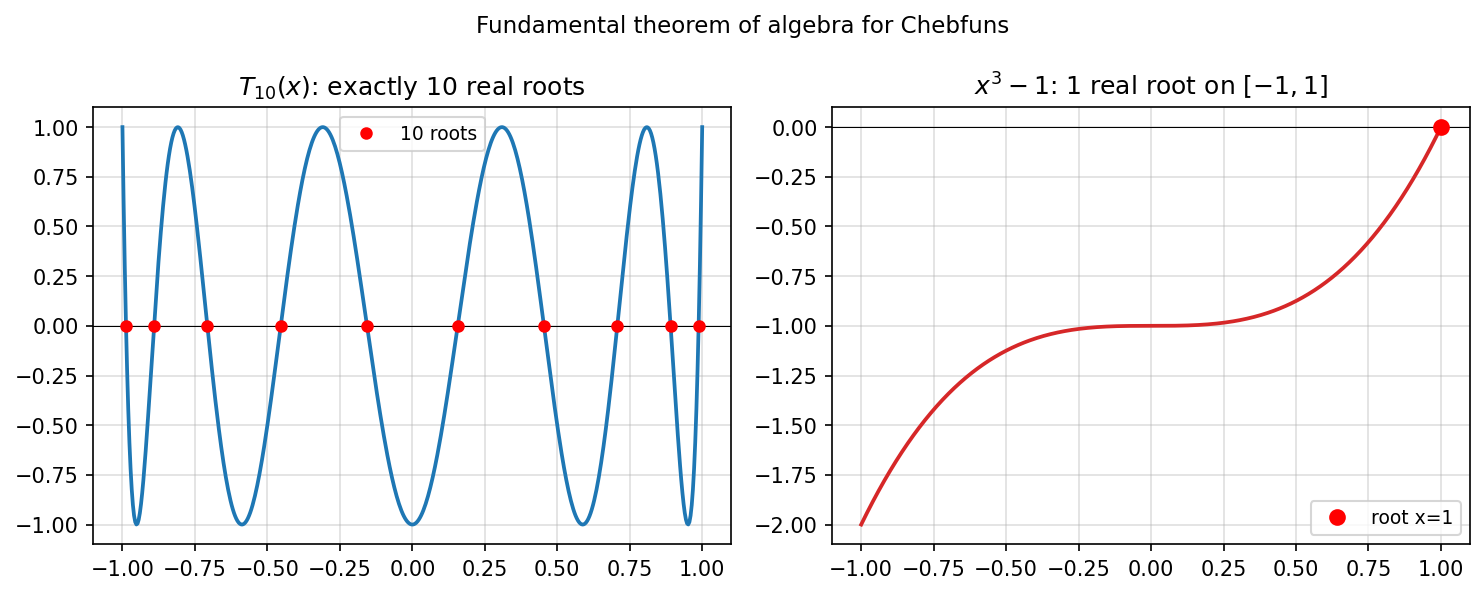

The Python source for this figure:
"""Does a Chebfun of degree n have n roots?

Explores the analogue of the fundamental theorem of algebra for Chebyshev
expansions: how many of the n roots of a degree-n Chebfun lie on the real
interval versus in the complex plane?

Credit: Inspired by Chebfun example roots/FundamentalTheoremOfAlgebra.m
(Alex Townsend, October 2013).
Original MATLAB Chebfun: Copyright 2017 by The University of Oxford and
The Chebfun Developers. See https://www.chebfun.org/ for Chebfun information.
"""
import os; os.environ.setdefault("XLA_PYTHON_CLIENT_PREALLOCATE", "false")

import matplotlib
matplotlib.use("Agg")
import matplotlib.pyplot as plt
import jax.numpy as jnp
import numpy as np
import sys, os
sys.path.insert(0, os.path.join(os.path.dirname(__file__), '..', '..', 'src'))

import chebfunjax as cj


def run():
    print("=" * 60)
    print("Fundamental theorem of algebra for Chebfuns")
    print("=" * 60)

    # For a degree-n polynomial represented in the Chebyshev basis, the
    # colleague matrix approach gives all n eigenvalues.  The real ones in
    # [-1,1] are the real roots; the rest are complex.

    # Example 1: x^n - 1  (Chebyshev expansion)
    # The real roots of x^n - 1 on [-1,1] are ±1 for even n, just 1 for odd n.
    print("\nExample 1: f(x) = x^n - 1 (monomial, converted to Chebfun)")
    for n in [3, 4, 8]:
        f = cj.chebfun(lambda x, _n=n: x**_n - 1.0)
        r = f.roots()
        r_arr = np.array(r)
        print(f"  n={n}: {len(r_arr)} real root(s) on [-1,1]: {r_arr}")
        # x^n = 1 on [-1,1]: solution is x=1 always; x=-1 if n is even
        expected = [1.0] if n % 2 == 1 else [-1.0, 1.0]
        for x_exp in expected:
            assert any(abs(r_arr - x_exp) < 1e-8), f"Missing root {x_exp} for n={n}"

    # Example 2: Chebyshev polynomial T_n itself has n real roots on [-1,1]
    # T_n(x) = cos(n*arccos(x)), roots at x_k = cos((2k-1)*pi/(2n))
    print("\nExample 2: Chebyshev polynomial T_n (n real roots on [-1,1])")
    for n in [5, 10, 20]:
        # T_n as a Chebfun: coefficients = [0,0,...,0,1] (length n+1)
        coeffs = jnp.zeros(n + 1).at[n].set(1.0)
        f = cj.Chebfun.from_coeffs(coeffs)
        r = f.roots()
        r_arr = np.sort(np.array(r))
        exact = np.cos((2.0 * np.arange(1, n + 1) - 1.0) * np.pi / (2.0 * n))[::-1]
        err = np.max(np.abs(r_arr - exact)) if len(r_arr) == n else np.inf
        print(f"  T_{n}: {len(r_arr)} roots found, max error vs exact = {err:.2e}")
        assert len(r_arr) == n, f"T_{n} should have {n} roots, got {len(r_arr)}"
        assert err < 1e-8, f"T_{n} root error: {err}"

    # Example 3: A random Chebfun and root count
    rng = np.random.default_rng(42)
    n = 10
    coeffs = jnp.array(rng.standard_normal(n + 1) * 0.9**np.arange(n + 1))
    f_rand = cj.Chebfun.from_coeffs(coeffs)
    r_rand = f_rand.roots()
    print(f"\nRandom degree-{n} Chebfun: {len(np.array(r_rand))} real roots on [-1,1]")
    assert len(np.array(r_rand)) <= n

    # --- Plots ---
    _here = os.path.dirname(os.path.abspath(__file__))
    fig, axes = plt.subplots(1, 2, figsize=(10, 4))

    # Left: T_10 and its roots
    n_plot = 10
    coeffs_plot = jnp.zeros(n_plot + 1).at[n_plot].set(1.0)
    f_plot = cj.Chebfun.from_coeffs(coeffs_plot)
    xs = np.linspace(-1.0, 1.0, 500)
    ys = np.array(f_plot(jnp.array(xs)))
    r_plot = np.sort(np.array(f_plot.roots()))
    axes[0].plot(xs, ys, color="#1e77b4", linewidth=1.8)
    axes[0].axhline(0, color="k", linewidth=0.5)
    axes[0].plot(r_plot, np.zeros(len(r_plot)), "ro", markersize=5, label=f"{n_plot} roots")
    axes[0].set_title(f"$T_{{10}}(x)$: exactly {n_plot} real roots")
    axes[0].legend(fontsize=9)
    axes[0].grid(True, alpha=0.4)

    # Right: x^3 - 1 and root
    f_cubic = cj.chebfun(lambda x: x**3 - 1.0)
    xs2 = np.linspace(-1.0, 1.0, 500)
    ys2 = np.array(f_cubic(jnp.array(xs2)))
    r_cubic = np.array(f_cubic.roots())
    axes[1].plot(xs2, ys2, color="#d62728", linewidth=1.8)
    axes[1].axhline(0, color="k", linewidth=0.5)
    axes[1].plot(r_cubic, np.zeros(len(r_cubic)), "ro", markersize=7, label="root x=1")
    axes[1].set_title("$x^3 - 1$: 1 real root on $[-1,1]$")
    axes[1].legend(fontsize=9)
    axes[1].grid(True, alpha=0.4)

    fig.suptitle("Fundamental theorem of algebra for Chebfuns", fontsize=11)
    fig.tight_layout()
    fig.savefig(os.path.join(_here, "fundamental_theorem_algebra.png"),
                dpi=150, bbox_inches="tight")
    plt.close(fig)

    print("\nAll assertions passed.")
    return True


if __name__ == "__main__":
    run()
